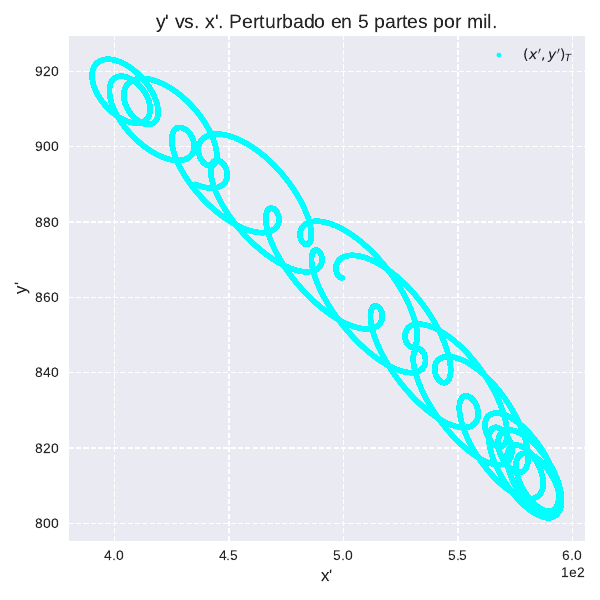

Write Python code to recreate this figure.
import numpy as np
import matplotlib.pyplot as plt


x_s, y_s, x_j, y_j, x_t, y_t, t = np.genfromtxt('data.txt', unpack=True, usecols=(0, 1, 2, 3, 4, 5, 6))

plt.style.use('seaborn-v0_8')

fig, axes = plt.subplots(figsize=(6, 6))


axes.plot(x_t, y_t, ".", color="cyan", label=r"$(x',y')_{T}$")
axes.set_xlabel("x'", fontsize=12)
axes.set_ylabel("y'", fontsize=12)
axes.legend(loc='upper right')
axes.grid(True, linestyle='--')
axes.set_title("y' vs. x'. Perturbado en 5 partes por mil.", fontsize=14)
axes.ticklabel_format(style='sci', axis='x', scilimits=(0,0))
plt.tight_layout()


fig.savefig('plot.pdf')
